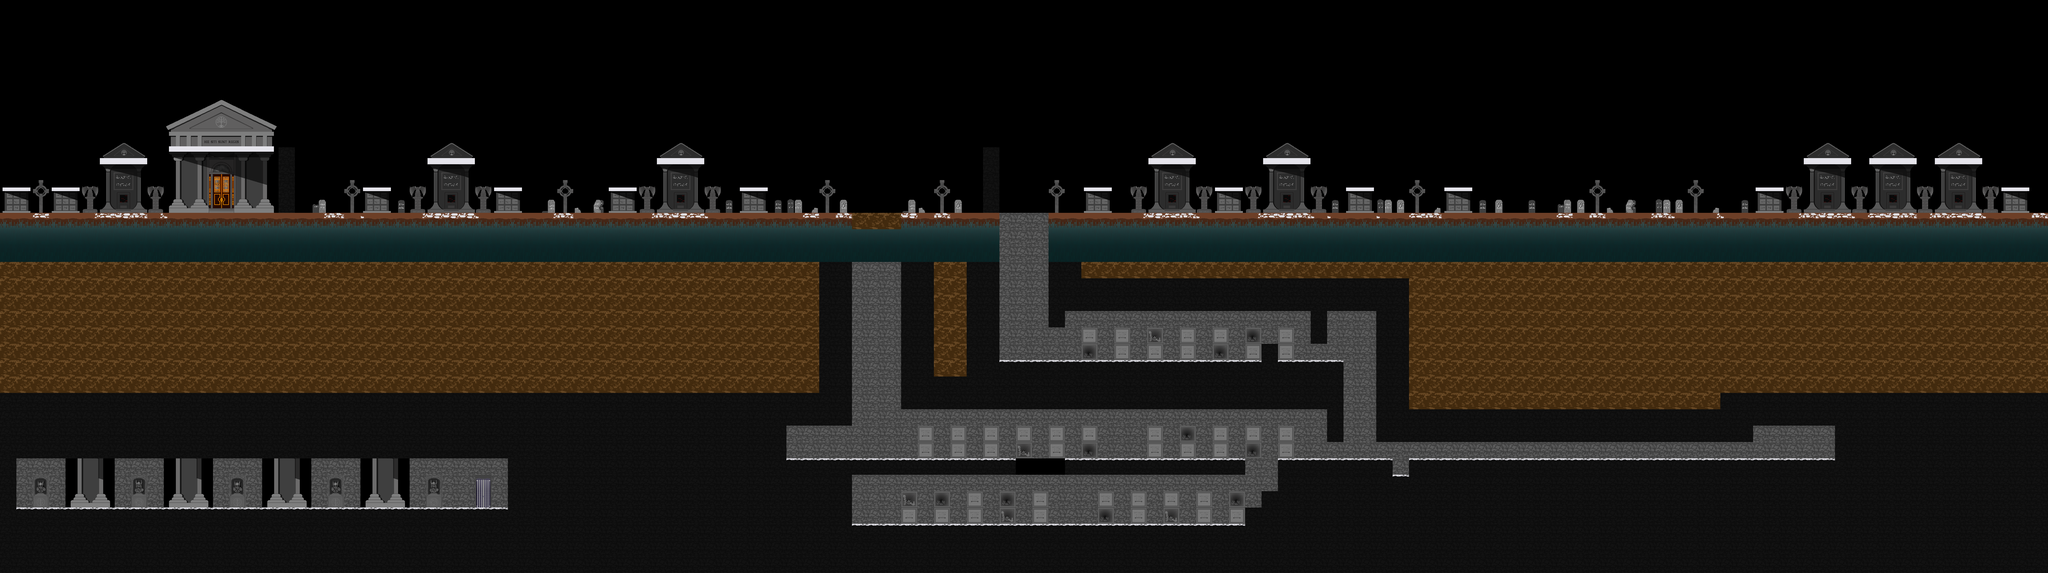

This game map was drawn from its Tiled (.tmx) file and the tilesets committed beside it. A one-line description and the trimmed map source follow:
An orthogonal 125x35 tile map with 64x64 px tiles, 2 tile layers (derriere, solides) and 103 objects (escalier, checkPoint4, checkPoint3, checkPoint1, checkPoint2, ...).

<map version="1.4" tiledversion="1.4.3" orientation="orthogonal" renderorder="right-down" width="125" height="35" tilewidth="64" tileheight="64" infinite="0" nextlayerid="37" nextobjectid="169">
 <tileset firstgid="1" name="tableauTiledTilesetCimetiere2" tilewidth="64" tileheight="64" tilecount="168" columns="21">
  <image source="tableauTiledTilesetCimetiere2.png" width="1344" height="512" />
  <tile id="0">
   <properties>
    <property name="collides" type="bool" value="true" />
   </properties>
  </tile>
  <tile id="1">
   <properties>
    <property name="collides" type="bool" value="false" />
   </properties>
  </tile>
  <tile id="2">
   <properties>
    <property name="collides" type="bool" value="false" />
   </properties>
  </tile>
  <tile id="3">
   <properties>
    <property name="collides" type="bool" value="false" />
   </properties>
  </tile>
  <tile id="4">
   <properties>
    <property name="collides" type="bool" value="false" />
   </properties>
  </tile>
  <tile id="5">
   <properties>
    <property name="collides" type="bool" value="true" />
   </properties>
  </tile>
  <tile id="6">
   <properties>
    <property name="collides" type="bool" value="true" />
   </properties>
  </tile>
  <tile id="7">
   <properties>
    <property name="collides" type="bool" value="false" />
   </properties>
  </tile>
  <tile id="8">
   <properties>
    <property name="collides" type="bool" value="false" />
   </properties>
  </tile>
  <tile id="9">
   <properties>
    <property name="collides" type="bool" value="false" />
   </properties>
  </tile>
  <tile id="10">
   <properties>
    <property name="collides" type="bool" value="true" />
   </properties>
  </tile>
  <tile id="11">
   <properties>
    <property name="collides" type="bool" value="true" />
   </properties>
  </tile>
  <tile id="12">
   <properties>
    <property name="collides" type="bool" value="false" />
   </properties>
  </tile>
  <tile id="13">
   <properties>
    <property name="collides" type="bool" value="false" />
   </properties>
  </tile>
  <tile id="14">
   <properties>
    <property name="collides" type="bool" value="false" />
   </properties>
  </tile>
  <tile id="15">
   <properties>
    <property name="collides" type="bool" value="false" />
   </properties>
  </tile>
  <tile id="16">
   <properties>
    <property name="collides" type="bool" value="false" />
   </properties>
  </tile>
  <tile id="17">
   <properties>
    <property name="collides" type="bool" value="false" />
   </properties>
  </tile>
  <tile id="18">
   <properties>
    <property name="collides" type="bool" value="false" />
   </properties>
  </tile>
  <tile id="21">
   <properties>
    <property name="collides" type="bool" value="false" />
   </properties>
  </tile>
  <tile id="22">
   <properties>
    <property name="collides" type="bool" value="false" />
   </properties>
  </tile>
  <tile id="23">
   <properties>
    <property name="collides" type="bool" value="false" />
   </properties>
  </tile>
  <tile id="24">
   <properties>
    <property name="collides" type="bool" value="false" />
   </properties>
  </tile>
  <tile id="25">
   <properties>
    <property name="collides" type="bool" value="false" />
   </properties>
  </tile>
  <tile id="26">
   <properties>
    <property name="collides" type="bool" value="false" />
   </properties>
  </tile>
  <tile id="27">
   <properties>
    <property name="collides" type="bool" value="false" />
   </properties>
  </tile>
  <tile id="28">
   <properties>
    <property name="collides" type="bool" value="false" />
   </properties>
  </tile>
  <tile id="29">
   <properties>
    <property name="collides" type="bool" value="false" />
   </properties>
  </tile>
  <tile id="30">
   <properties>
    <property name="collides" type="bool" value="false" />
   </properties>
  </tile>
  <tile id="31">
   <properties>
    <property name="collides" type="bool" value="true" />
   </properties>
  </tile>
  <tile id="32">
   <properties>
    <property name="collides" type="bool" value="true" />
   </properties>
  </tile>
  <tile id="33">
   <properties>
    <property name="collides" type="bool" value="false" />
   </properties>
  </tile>
  <tile id="34">
   <properties>
    <property name="collides" type="bool" value="false" />
   </properties>
  </tile>
  <tile id="35">
   <properties>
    <property name="collides" type="bool" value="false" />
   </properties>
  </tile>
  <tile id="36">
   <properties>
    <property name="collides" type="bool" value="false" />
   </properties>
  </tile>
  <tile id="37">
   <properties>
    <property name="collides" type="bool" value="false" />
   </properties>
  </tile>
  <tile id="38">
   <properties>
    <property name="collides" type="bool" value="false" />
   </properties>
  </tile>
  <tile id="39">
   <properties>
    <property name="collides" type="bool" value="false" />
   </properties>
  </tile>
  <tile id="42">
   <properties>
    <property name="collides" type="bool" value="false" />
   </properties>
  </tile>
  <tile id="43">
   <properties>
    <property name="collides" type="bool" value="false" />
   </properties>
  </tile>
  <tile id="44">
   <properties>
    <property name="collides" type="bool" value="false" />
   </properties>
  </tile>
  <tile id="45">
   <properties>
    <property name="collides" type="bool" value="false" />
   </properties>
  </tile>
  <tile id="46">
   <properties>
    <property name="collides" type="bool" value="false" />
   </properties>
  </tile>
  <tile id="47">
   <properties>
    <property name="collides" type="bool" value="true" />
   </properties>
  </tile>
  <tile id="48">
   <properties>
    <property name="collides" type="bool" value="false" />
   </properties>
  </tile>
  <tile id="49">
   <properties>
    <property name="collides" type="bool" value="false" />
   </properties>
  </tile>
  <tile id="50">
   <properties>
    <property name="collides" type="bool" value="false" />
   </properties>
  </tile>
  <tile id="51">
   <properties>
    <property name="collides" type="bool" value="false" />
   </properties>
  </tile>
  <tile id="52">
   <properties>
    <property name="collides" type="bool" value="false" />
   </properties>
  </tile>
  <tile id="53">
   <properties>
    <property name="collides" type="bool" value="false" />
   </properties>
  </tile>
  <tile id="54">
   <properties>
    <property name="collides" type="bool" value="false" />
   </properties>
  </tile>
  <tile id="55">
   <properties>
    <property name="collides" type="bool" value="false" />
   </properties>
  </tile>
  <tile id="56">
   <properties>
    <property name="collides" type="bool" value="false" />
   </properties>
  </tile>
  <tile id="57">
   <properties>
    <property name="collides" type="bool" value="false" />
   </properties>
  </tile>
  <tile id="58">
   <properties>
    <property name="collides" type="bool" value="false" />
   </properties>
  </tile>
  <tile id="59">
   <properties>
    <property name="collides" type="bool" value="false" />
   </properties>
  </tile>
  <tile id="60">
   <properties>
    <property name="collides" type="bool" value="false" />
   </properties>
  </tile>
  <tile id="63">
   <properties>
    <property name="collides" type="bool" value="false" />
   </properties>
  </tile>
  <tile id="64">
   <properties>
    <property name="collides" type="bool" value="false" />
   </properties>
  </tile>
  <tile id="65">
   <properties>
    <property name="collides" type="bool" value="false" />
   </properties>
  </tile>
  <tile id="66">
   <properties>
    <property name="collides" type="bool" value="false" />
   </properties>
  </tile>
  <tile id="67">
   <properties>
    <property name="collides" type="bool" value="false" />
   </properties>
  </tile>
  <tile id="68">
   <properties>
    <property name="collides" type="bool" value="true" />
   </properties>
  </tile>
  <tile id="69">
   <properties>
    <property name="collides" type="bool" value="true" />
   </properties>
  </tile>
  <tile id="70">
   <properties>
    <property name="collides" type="bool" value="true" />
   </properties>
  </tile>
  <tile id="71">
   <properties>
    <property name="collides" type="bool" value="true" />
   </properties>
  </tile>
  <tile id="72">
   <properties>
    <property name="collides" type="bool" value="true" />
   </properties>
  </tile>
  <tile id="73">
   <properties>
    <property name="collides" type="bool" value="true" />
   </properties>
  </tile>
  <tile id="74">
   <properties>
    <property name="collides" type="bool" value="false" />
   </properties>
  </tile>
  <tile id="75">
   <properties>
    <property name="collides" type="bool" value="false" />
   </properties>
  </tile>
  <tile id="76">
   <properties>
    <property name="collides" type="bool" value="false" />
   </properties>
  </tile>
  <tile id="77">
   <properties>
    <property name="collides" type="bool" value="false" />
   </properties>
  </tile>
  <tile id="78">
   <properties>
    <property name="collides" type="bool" value="false" />
   </properties>
  </tile>
  <tile id="79">
   <properties>
    <property name="collides" type="bool" value="false" />
   </properties>
  </tile>
  <tile id="80">
   <properties>
    <property name="collides" type="bool" value="false" />
   </properties>
  </tile>
  <tile id="81">
   <properties>
    <property name="collides" type="bool" value="false" />
   </properties>
  </tile>
  <tile id="84">
   <properties>
    <property name="collides" type="bool" value="false" />
   </properties>
  </tile>
  <tile id="85">
   <properties>
    <property name="collides" type="bool" value="false" />
   </properties>
  </tile>
  <tile id="86">
   <properties>
    <property name="collides" type="bool" value="false" />
   </properties>
  </tile>
  <tile id="87">
   <properties>
    <property name="collides" type="bool" value="false" />
   </properties>
  </tile>
  <tile id="88">
   <properties>
    <property name="collides" type="bool" value="false" />
   </properties>
  </tile>
  <tile id="89">
   <properties>
    <property name="collides" type="bool" value="false" />
   </properties>
  </tile>
  <tile id="90">
   <properties>
    <property name="collides" type="bool" value="true" />
   </properties>
  </tile>
  <tile id="91">
   <properties>
    <property name="collides" type="bool" value="true" />
   </properties>
  </tile>
  <tile id="92">
   <properties>
    <property name="collides" type="bool" value="true" />
   </properties>
  </tile>
  <tile id="93">
   <properties>
    <property name="collides" type="bool" value="true" />
   </properties>
  </tile>
  <tile id="94">
   <properties>
    <property name="collides" type="bool" value="true" />
   </properties>
  </tile>
  <tile id="95">
   <properties>
    <property name="collides" type="bool" value="false" />
   </properties>
  </tile>
  <tile id="96">
   <properties>
    <property name="collides" type="bool" value="false" />
   </properties>
  </tile>
  <tile id="97">
   <properties>
    <property name="collides" type="bool" value="false" />
   </properties>
  </tile>
  <tile id="98">
   <properties>
    <property name="collides" type="bool" value="false" />
   </properties>
  </tile>
  <tile id="99">
   <properties>
    <property name="collides" type="bool" value="false" />
   </properties>
  </tile>
  <tile id="100">
   <properties>
    <property name="collides" type="bool" value="false" />
   </properties>
  </tile>
  <tile id="101">
   <properties>
    <property name="collides" type="bool" value="false" />
   </properties>
  </tile>
  <tile id="102">
   <properties>
    <property name="collides" type="bool" value="false" />
   </properties>
  </tile>
  <tile id="105">
   <properties>
    <property name="collides" type="bool" value="false" />
   </properties>
  </tile>
  <tile id="106">
   <properties>
    <property name="collides" type="bool" value="false" />
   </properties>
  </tile>
  <tile id="107">
   <properties>
    <property name="collides" type="bool" value="false" />
   </properties>
  </tile>
  <tile id="108">
   <properties>
    <property name="collides" type="bool" value="false" />
   </properties>
  </tile>
  <tile id="109">
   <properties>
    <property name="collides" type="bool" value="false" />
   </properties>
  </tile>
  <tile id="110">
   <properties>
    <property name="collides" type="bool" value="false" />
   </properties>
  </tile>
  <tile id="111">
   <properties>
    <property name="collides" type="bool" value="false" />
   </properties>
  </tile>
  <tile id="112">
   <properties>
    <property name="collides" type="bool" value="false" />
   </properties>
  </tile>
  <tile id="113">
   <properties>
    <property name="collides" type="bool" value="false" />
   </properties>
  </tile>
  <tile id="114">
   <properties>
    <property name="collides" type="bool" value="false" />
   </properties>
  </tile>
  <tile id="115">
   <properties>
    <property name="collides" type="bool" value="false" />
   </properties>
  </tile>
  <tile id="116">
   <properties>
    <property name="collides" type="bool" value="false" />
   </properties>
  </tile>
  <tile id="117">
   <properties>
    <property name="collides" type="bool" value="false" />
   </properties>
  </tile>
  <tile id="118">
   <properties>
    <property name="collides" type="bool" value="false" />
   </properties>
  </tile>
  <tile id="119">
   <properties>
    <property name="collides" type="bool" value="false" />
   </properties>
  </tile>
  <tile id="120">
   <properties>
    <property name="collides" type="bool" value="false" />
   </properties>
  </tile>
  <tile id="121">
   <properties>
    <property name="collides" type="bool" value="false" />
   </properties>
  </tile>
  <tile id="122">
   <properties>
    <property name="collides" type="bool" value="false" />
   </properties>
  </tile>
  <tile id="123">
   <properties>
    <property name="collides" type="bool" value="false" />
   </properties>
  </tile>
  <tile id="126">
   <properties>
    <property name="collides" type="bool" value="false" />
   </properties>
  </tile>
  <tile id="127">
   <properties>
    <property name="collides" type="bool" value="false" />
   </properties>
  </tile>
  <tile id="128">
   <properties>
    <property name="collides" type="bool" value="false" />
   </properties>
  </tile>
  <tile id="129">
   <properties>
    <property name="collides" type="bool" value="false" />
   </properties>
  </tile>
  <tile id="130">
   <properties>
    <property name="collides" type="bool" value="false" />
   </properties>
  </tile>
  <tile id="131">
   <properties>
    <property name="collides" type="bool" value="false" />
   </properties>
  </tile>
  <tile id="132">
   <properties>
    <property name="collides" type="bool" value="false" />
   </properties>
  </tile>
  <tile id="133">
   <properties>
    <property name="collides" type="bool" value="false" />
   </properties>
  </tile>
  <tile id="134">
   <properties>
    <property name="collides" type="bool" value="false" />
   </properties>
  </tile>
  <tile id="135">
   <properties>
    <property name="collides" type="bool" value="false" />
   </properties>
  </tile>
  <tile id="136">
   <properties>
    <property name="collides" type="bool" value="true" />
   </properties>
  </tile>
  <tile id="137">
   <properties>
    <property name="collides" type="bool" value="false" />
   </properties>
  </tile>
  <tile id="138">
   <properties>
    <property name="collides" type="bool" value="false" />
   </properties>
  </tile>
  <tile id="139">
   <properties>
    <property name="collides" type="bool" value="false" />
   </properties>
  </tile>
  <tile id="140">
   <properties>
    <property name="collides" type="bool" value="false" />
   </properties>
  </tile>
  <tile id="141">
   <properties>
    <property name="collides" type="bool" value="false" />
   </properties>
  </tile>
  <tile id="142">
   <properties>
    <property name="collides" type="bool" value="false" />
   </properties>
  </tile>
  <tile id="143">
   <properties>
    <property name="collides" type="bool" value="false" />
   </properties>
  </tile>
  <tile id="144">
   <properties>
    <property name="collides" type="bool" value="false" />
   </properties>
  </tile>
 </tileset>
 <layer id="2" name="derriere" width="125" height="35">
  <data>[4375 cells, 2291 non-empty, 93 distinct tile ids]</data>
 </layer>
 <layer id="1" name="solides" width="125" height="35">
  <properties>
   <property name="collides" type="bool" value="false" />
  </properties>
  <data>[4375 cells, 829 non-empty, 11 distinct tile ids]</data>
 </layer>
 <objectgroup id="17" name="escaliers">
  <object id="108" name="escalier" gid="69" x="1856" y="1984" width="64" height="64" />
 </objectgroup>
 <objectgroup id="4" name="stars">
  <object id="16" gid="70" x="576" y="1984" width="64" height="64" />
  <object id="19" gid="70" x="832" y="512" width="64" height="64" />
  <object id="22" gid="70" x="1439.5" y="823.5" width="64" height="64" />
  <object id="24" gid="70" x="2398.5" y="815" width="64" height="64" />
  <object id="27" gid="70" x="34" y="822" width="64" height="64" />
  <object id="28" gid="70" x="4766" y="822" width="64" height="64" />
  <object id="29" gid="70" x="5670" y="822" width="64" height="64" />
  <object id="30" gid="70" x="7842" y="820" width="64" height="64" />
  <object id="31" gid="70" x="1952" y="824" width="64" height="64" />
  <object id="32" gid="70" x="2912" y="818" width="64" height="64" />
  <object id="38" gid="70" x="4544" y="2048" width="64" height="64" />
  <object id="39" gid="70" x="4288" y="2048" width="64" height="64" />
  <object id="40" gid="70" x="3904" y="2048" width="64" height="64" />
  <object id="41" gid="70" x="3968" y="1792" width="64" height="64" />
  <object id="42" gid="70" x="4224" y="1792" width="64" height="64" />
  <object id="43" gid="70" x="4864" y="1792" width="64" height="64" />
  </objectgroup>
 <objectgroup id="5" name="checkPoints">
  <!-- 4 objects omitted --></objectgroup>
 <objectgroup id="6" name="flyingMonsters">
  <!-- 4 objects omitted --></objectgroup>
 <objectgroup id="7" name="zombies">
  <!-- 7 objects omitted --></objectgroup>
 <objectgroup id="20" name="bougies">
  <!-- 3 objects omitted --></objectgroup>
 <objectgroup id="32" name="bougies1">
  <!-- 2 objects omitted --></objectgroup>
 <objectgroup id="33" name="bougies2">
  <!-- 2 objects omitted --></objectgroup>
 <objectgroup id="34" name="bougies3">
  <!-- 2 objects omitted --></objectgroup>
 <objectgroup id="8" name="torches">
  <!-- 4 objects omitted --></objectgroup>
 <objectgroup id="21" name="torches1">
  <!-- 4 objects omitted --></objectgroup>
 <objectgroup id="22" name="torches2">
  <!-- 3 objects omitted --></objectgroup>
 <objectgroup id="23" name="torches3">
  <!-- 2 objects omitted --></objectgroup>
 <objectgroup id="24" name="torches4">
  <!-- 1 objects omitted --></objectgroup>
 <objectgroup id="25" name="torches5">
  <!-- 1 objects omitted --></objectgroup>
 <objectgroup id="26" name="torches6">
  <!-- 1 objects omitted --></objectgroup>
 <objectgroup id="28" name="torches7">
  <!-- 1 objects omitted --></objectgroup>
 <objectgroup id="29" name="torches8">
  <!-- 1 objects omitted --></objectgroup>
 <objectgroup id="9" name="aurore" />
 <objectgroup id="16" name="rocheQuiRoule">
  <!-- 3 objects omitted --></objectgroup>
 <objectgroup id="10" name="vase">
  <!-- 12 objects omitted --></objectgroup>
 <objectgroup id="18" name="solFragilePierre">
  <!-- 3 objects omitted --></objectgroup>
 <objectgroup id="15" name="solFragile">
  <!-- 3 objects omitted --></objectgroup>
 <objectgroup id="11" name="bossSpectre">
  <!-- 1 objects omitted --></objectgroup>
 <objectgroup id="12" name="sacdos" />
 <objectgroup id="13" name="spectres" />
 <objectgroup id="14" name="squelettes">
  <!-- 11 objects omitted --></objectgroup>
</map>
<!-- 86 of 103 objects omitted -->
